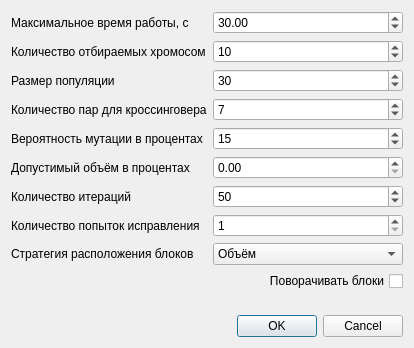
<?xml version="1.0" encoding="UTF-8"?>
<ui version="4.0">
 <class>GeneticHeuristicDialog</class>
 <widget class="QDialog" name="GeneticHeuristicDialog">
  <property name="geometry">
   <rect>
    <x>0</x>
    <y>0</y>
    <width>400</width>
    <height>348</height>
   </rect>
  </property>
  <property name="windowTitle">
   <string>Dialog</string>
  </property>
  <layout class="QVBoxLayout" name="verticalLayout">
   <item>
    <layout class="QFormLayout" name="formLayout">
     <property name="sizeConstraint">
      <enum>QLayout::SetDefaultConstraint</enum>
     </property>
     <property name="fieldGrowthPolicy">
      <enum>QFormLayout::AllNonFixedFieldsGrow</enum>
     </property>
     <property name="rowWrapPolicy">
      <enum>QFormLayout::DontWrapRows</enum>
     </property>
     <property name="leftMargin">
      <number>0</number>
     </property>
     <property name="topMargin">
      <number>0</number>
     </property>
     <property name="rightMargin">
      <number>0</number>
     </property>
     <property name="bottomMargin">
      <number>0</number>
     </property>
     <item row="0" column="0">
      <widget class="QLabel" name="label">
       <property name="text">
        <string>Максимальное время работы, с</string>
       </property>
      </widget>
     </item>
     <item row="0" column="1">
      <widget class="QDoubleSpinBox" name="timeSpinBox">
       <property name="maximum">
        <double>300.000000000000000</double>
       </property>
       <property name="value">
        <double>30.000000000000000</double>
       </property>
      </widget>
     </item>
     <item row="1" column="0">
      <widget class="QLabel" name="label_4">
       <property name="text">
        <string>Количество отбираемых хромосом</string>
       </property>
      </widget>
     </item>
     <item row="1" column="1">
      <widget class="QSpinBox" name="selectionSpinBox">
       <property name="value">
        <number>10</number>
       </property>
      </widget>
     </item>
     <item row="2" column="0">
      <widget class="QLabel" name="label_3">
       <property name="text">
        <string>Размер популяции</string>
       </property>
      </widget>
     </item>
     <item row="2" column="1">
      <widget class="QSpinBox" name="populationSpinBox">
       <property name="minimum">
        <number>1</number>
       </property>
       <property name="value">
        <number>30</number>
       </property>
      </widget>
     </item>
     <item row="3" column="0">
      <widget class="QLabel" name="label_6">
       <property name="text">
        <string>Количество пар для кроссинговера</string>
       </property>
      </widget>
     </item>
     <item row="3" column="1">
      <widget class="QSpinBox" name="crossingoverCount">
       <property name="singleStep">
        <number>1</number>
       </property>
       <property name="value">
        <number>7</number>
       </property>
      </widget>
     </item>
     <item row="4" column="0">
      <widget class="QLabel" name="label_5">
       <property name="text">
        <string>Вероятность мутации в процентах</string>
       </property>
      </widget>
     </item>
     <item row="4" column="1">
      <widget class="QSpinBox" name="mutationProbability">
       <property name="maximum">
        <number>100</number>
       </property>
       <property name="value">
        <number>15</number>
       </property>
      </widget>
     </item>
     <item row="5" column="0">
      <widget class="QLabel" name="label_7">
       <property name="text">
        <string>Допустимый объём в процентах</string>
       </property>
      </widget>
     </item>
     <item row="5" column="1">
      <widget class="QDoubleSpinBox" name="requiredVolume">
       <property name="maximum">
        <double>100.000000000000000</double>
       </property>
       <property name="value">
        <double>0.000000000000000</double>
       </property>
      </widget>
     </item>
     <item row="6" column="0">
      <widget class="QLabel" name="label_2">
       <property name="text">
        <string>Количество итераций</string>
       </property>
      </widget>
     </item>
     <item row="6" column="1">
      <widget class="QSpinBox" name="iterationSpinBox">
       <property name="minimum">
        <number>1</number>
       </property>
       <property name="maximum">
        <number>10000</number>
       </property>
       <property name="value">
        <number>50</number>
       </property>
      </widget>
     </item>
     <item row="7" column="0">
      <widget class="QLabel" name="label_8">
       <property name="text">
        <string>Количество попыток исправления</string>
       </property>
      </widget>
     </item>
     <item row="7" column="1">
      <widget class="QSpinBox" name="repairAttempts">
       <property name="minimum">
        <number>1</number>
       </property>
       <property name="maximum">
        <number>15</number>
       </property>
      </widget>
     </item>
     <item row="8" column="0">
      <widget class="QLabel" name="label_9">
       <property name="text">
        <string>Стратегия расположения блоков</string>
       </property>
      </widget>
     </item>
     <item row="8" column="1">
      <widget class="QComboBox" name="strategy">
       <item>
        <property name="text">
         <string>Объём</string>
        </property>
       </item>
       <item>
        <property name="text">
         <string>L2-норма крайней точки</string>
        </property>
       </item>
       <item>
        <property name="text">
         <string>L1-норма крайней точки</string>
        </property>
       </item>
       <item>
        <property name="text">
         <string>L∞-норма крайней точки</string>
        </property>
       </item>
       <item>
        <property name="text">
         <string>Ближайший край L2-норма</string>
        </property>
       </item>
       <item>
        <property name="text">
         <string>Ближайший край L1-норма</string>
        </property>
       </item>
       <item>
        <property name="text">
         <string>Ближайший край L∞-норма</string>
        </property>
       </item>
       <item>
        <property name="text">
         <string>Наиболее плотная сторона</string>
        </property>
       </item>
       <item>
        <property name="text">
         <string>Наименее плотная сторона</string>
        </property>
       </item>
       <item>
        <property name="text">
         <string>Площадь поверхности</string>
        </property>
       </item>
       <item>
        <property name="text">
         <string>Незаполненный объём</string>
        </property>
       </item>
      </widget>
     </item>
     <item row="9" column="1">
      <widget class="QCheckBox" name="rotateBoxes">
       <property name="sizePolicy">
        <sizepolicy hsizetype="Minimum" vsizetype="Fixed">
         <horstretch>0</horstretch>
         <verstretch>0</verstretch>
        </sizepolicy>
       </property>
       <property name="layoutDirection">
        <enum>Qt::RightToLeft</enum>
       </property>
       <property name="text">
        <string>Поворачивать блоки</string>
       </property>
      </widget>
     </item>
    </layout>
   </item>
   <item>
    <widget class="QDialogButtonBox" name="buttonBox">
     <property name="standardButtons">
      <set>QDialogButtonBox::Cancel|QDialogButtonBox::Ok</set>
     </property>
    </widget>
   </item>
  </layout>
 </widget>
 <resources/>
 <connections/>
</ui>
